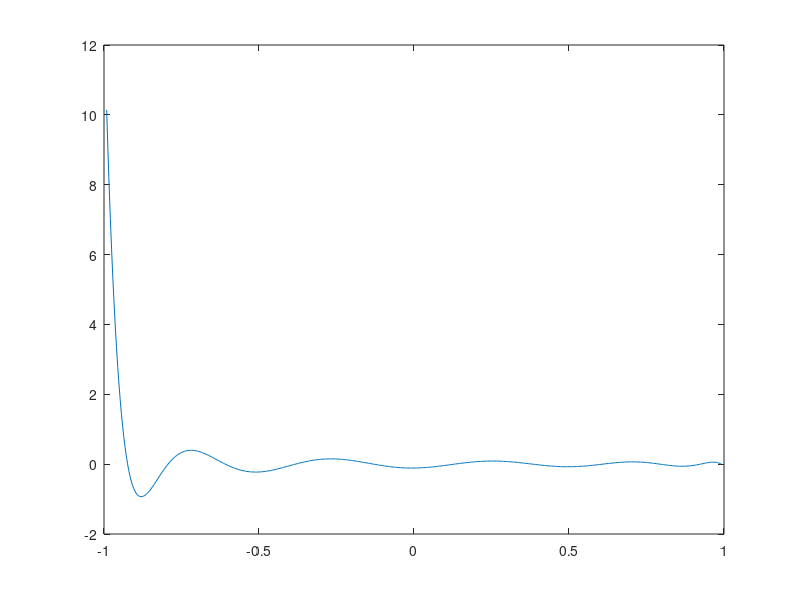

The MATLAB source for this figure: (Note: this script raises an error after producing the figure.)
n = 12;
x_val = linspace(-1, 1, n);
x_val = cos((2*(n:-1:1) - 1)*pi/(2*n));

rng(10);
eps = (rand(1, n) - .5) * 2;
y_true = randi(10, 1, n);
y_val = y_true + eps;

L_i = @(x, i) prod(...
    (x - x_val([1:(i-1), (i+1):end])) ./ ...
    (x_val(i) - x_val([1:(i-1), (i+1):end])),...
    2);

x = linspace(min(x_val), max(x_val), 501).';
y = zeros(size(x));

figure(1);
for i = 1 : n
    y_i = y_val(i) * L_i(x, i);
    y = y + y_i;
    pl = plot(x, y_i); hold on;
    sc = scatter(x_val(i), y_val(i), 60, 'LineWidth', 1, ...
        'MarkerFaceColor', pl.Color, 'MarkerEdgeColor', 'none');
    sc.HandleVisibility = 'off'; % Don't show the scatter points in (future) legend
    sct = scatter(x_val(i), y_true(i), 60, '+', 'LineWidth', 1, ...
        'MarkerEdgeColor', pl.Color);
    sct.HandleVisibility = 'off';
end
plot(x, y, '--k', 'LineWidth', 1.5);
hold off;
legend('L_1', 'L_2', 'L_3', 'L_4', 'L')

%%
F = zeros(size(x));
F_crude = zeros(size(x));
for i = 1 : n
    F = F + eps(i) * L_i(x, i);
    F_crude = F_crude + abs(L_i(x, i));
end

figure(2);
plot(x, abs(F), x, F_crude)
